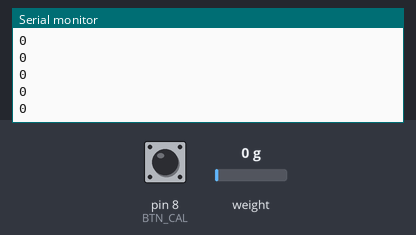
This sketch was run on a simulated Arduino Uno, built with avr-gcc and run on an emulated ATmega328P. Shown: the last lines printed to the serial monitor. The test bench sets the inputs (shaded band); at power-on: pin 8 (BTN_CAL) HIGH, weight on the scale 0 g.

Above: at 1.2 s.
1.3 s: pin 8 (BTN_CAL) pulled LOW for 0.15 s
At 2.1 s:
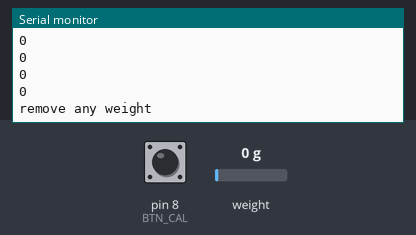
At 7.2 s:
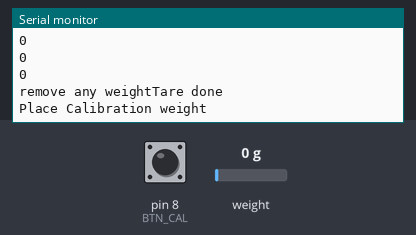

Measured:
- after the input at 1.3 s, the serial monitor: prints a new line at once (image 1)

The sketch:

Loadcell_Test.ino
```cpp
#include "HX711.h"

#define PIN_DT 2
#define PIN_SCK 3
#define BTN_CAL 8

float weight = 177.0;
bool btn_bool;
int val = 0;
float calibration_factor = -460;
unsigned long time_now = 0;
long loadcell_read;
//variable scale datentyp HX711
HX711 loadcell;

void setup() {


  Serial.begin(57600);


  loadcell.begin(PIN_DT,PIN_SCK,64);
  //loadcell.set_scale(calibration_factor);

  pinMode(BTN_CAL,INPUT_PULLUP);


  // put your setup code here, to run once:

}

void loop() {
    btn_bool = digitalRead(BTN_CAL);
  if (btn_bool == LOW) {


      loadcell.set_scale();
      Serial.print("remove any weight");

      loadcell.tare(50);
      Serial.println("Tare done");
      Serial.print("Place Calibration weight \t");
      time_now = millis();
      while(millis() < time_now + 10000){

      }

      long reading = loadcell.get_units(50);
      Serial.println("reading: \t");
      Serial.println(reading);
      calibration_factor = float(reading)/float(weight);
      Serial.print("calibration factor: \t");
      Serial.print(calibration_factor);
      loadcell.set_scale(calibration_factor);
      }


    loadcell_read = loadcell.get_units();

    Serial.println(loadcell_read);


}
```
